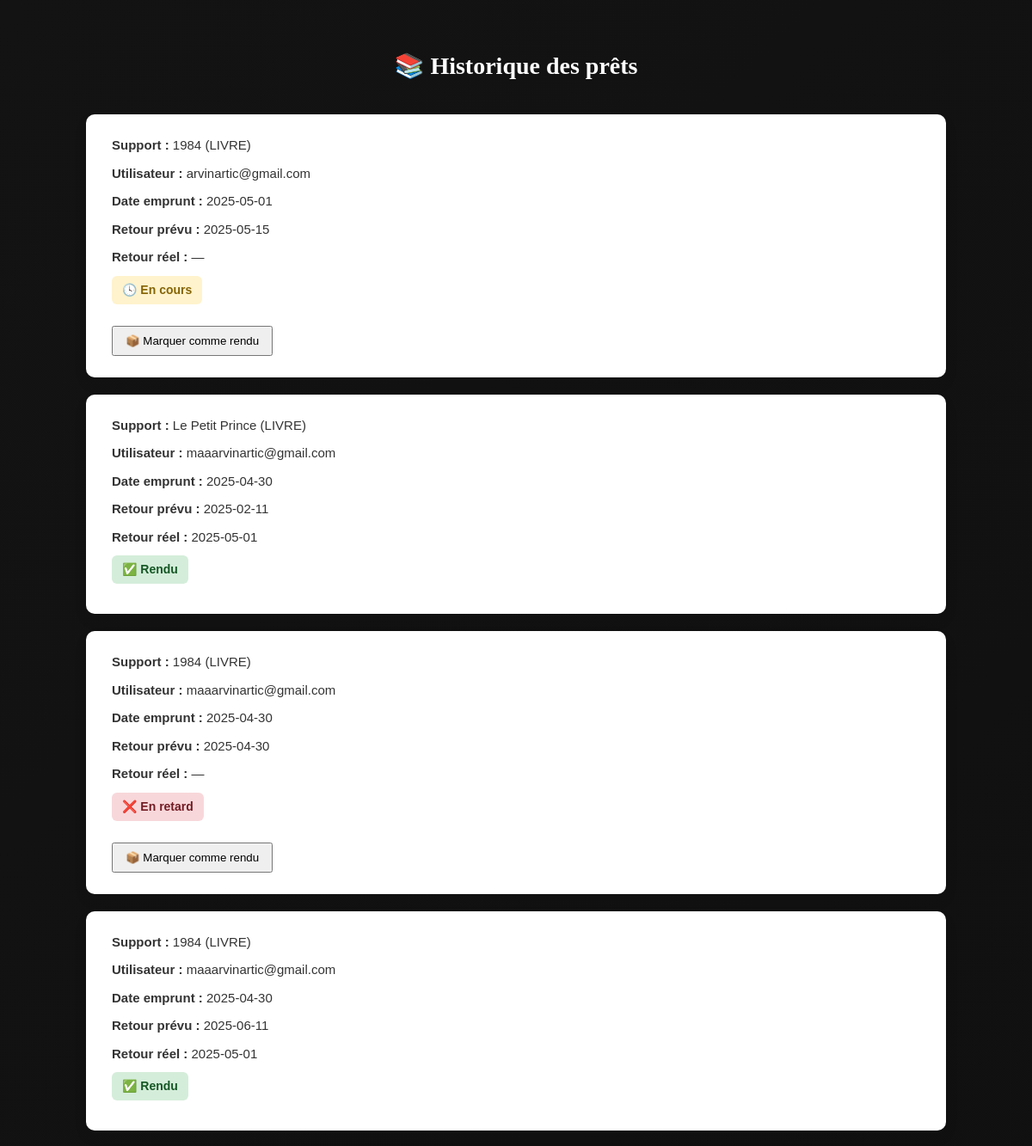
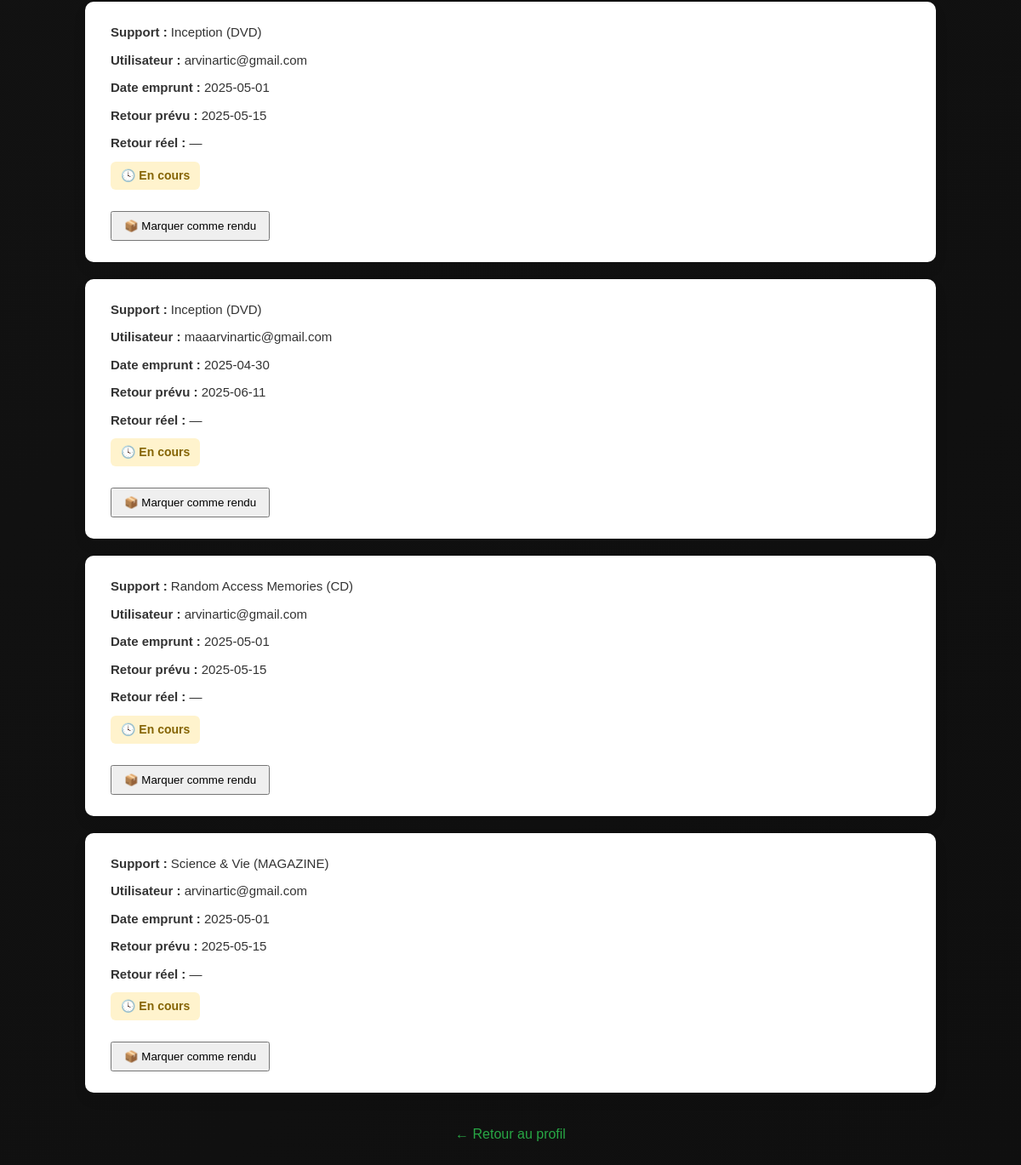
Page /prets/historique.php (signed in) on the committed database (2 pictures, top to bottom).
### tables this page shows
CREATE TABLE IF NOT EXISTS `prets` (
  `id` int NOT NULL AUTO_INCREMENT,
  `email_abonne` varchar(255) NOT NULL,
  `id_support` int NOT NULL,
  `date_emprunt` date NOT NULL,
  `date_retour_prevue` date NOT NULL,
  `date_retour_reelle` date DEFAULT NULL,
  `statut` enum('en cours','retard','rendu') DEFAULT 'en cours',
  `type_support` varchar(20) NOT NULL DEFAULT 'livre',
  PRIMARY KEY (`id`),
  KEY `id_livre` (`id_support`)
);

CREATE TABLE IF NOT EXISTS `livres` (
  `id` int NOT NULL AUTO_INCREMENT,
  `titre` varchar(255) NOT NULL,
  `auteur` varchar(255) NOT NULL,
  `categorie` varchar(100) DEFAULT NULL,
  `disponible` tinyint(1) DEFAULT '1',
  `image` varchar(255) DEFAULT NULL,
  `description` text,
  `imagee` varchar(255) DEFAULT NULL,
  PRIMARY KEY (`id`)
);

CREATE TABLE IF NOT EXISTS `utilisateurs` (
  `id` int NOT NULL AUTO_INCREMENT,
  `nom` varchar(100) NOT NULL,
  `prenom` varchar(100) NOT NULL,
  `email` varchar(100) NOT NULL,
  `mot_de_passe` varchar(255) NOT NULL,
  `role` enum('admin','client') DEFAULT 'client',
  `id_adherent` int DEFAULT NULL,
  PRIMARY KEY (`id`),
  UNIQUE KEY `email` (`email`),
  KEY `fk_user_adherent` (`id_adherent`)
);

CREATE TABLE IF NOT EXISTS `dvd` (
  `id` int NOT NULL AUTO_INCREMENT,
  `titre` varchar(255) NOT NULL,
  `realisateur` varchar(255) DEFAULT NULL,
  `annee` int DEFAULT NULL,
  `genre` varchar(100) DEFAULT NULL,
  `duree` int DEFAULT NULL,
  `image` varchar(255) DEFAULT NULL,
  PRIMARY KEY (`id`)
);

CREATE TABLE IF NOT EXISTS `cd` (
  `id` int NOT NULL AUTO_INCREMENT,
  `titre` varchar(255) NOT NULL,
  `artiste` varchar(255) DEFAULT NULL,
  `annee` int DEFAULT NULL,
  `genre` varchar(100) DEFAULT NULL,
  `duree` int DEFAULT NULL,
  `image` varchar(255) DEFAULT NULL,
  PRIMARY KEY (`id`)
);

CREATE TABLE IF NOT EXISTS `magazine` (
  `id` int NOT NULL AUTO_INCREMENT,
  `titre` varchar(255) NOT NULL,
  `numero` varchar(50) DEFAULT NULL,
  `date_publication` date DEFAULT NULL,
  `sujet` varchar(255) DEFAULT NULL,
  `image` varchar(255) DEFAULT NULL,
  PRIMARY KEY (`id`)
);

### prets/historique.php (the view, shortened to what this page needs)
<?php
require_once '../includes/db.php';
$today = date('Y-m-d');
$pdo->query("UPDATE prets SET statut = 'retard'
             WHERE statut = 'en cours' AND date_retour_prevue < '$today' AND date_retour_reelle IS NULL");
$prets = [];
$types = [
    'livre' => ['table' => 'livres', 'label' => '📘 Livre'],
    'dvd' => ['table' => 'dvd', 'label' => '📀 DVD'],
    'cd' => ['table' => 'cd', 'label' => '🎵 CD'],
    'magazine' => ['table' => 'magazine', 'label' => '📰 Magazine']
];
foreach ($types as $type => $info) {
    $stmt = $pdo->prepare("
        SELECT p.*, u.email, s.titre
        FROM prets p
        JOIN {$info['table']} s ON p.id_support = s.id
        JOIN utilisateurs u ON p.email_abonne = u.email
        WHERE p.type_support = ?
        ORDER BY p.date_emprunt DESC
    ");
    $stmt->execute([$type]);
    $prets = array_merge($prets, $stmt->fetchAll());
}
?>
<!DOCTYPE html>
<html lang="fr">
<head>
    <link rel="stylesheet" href="../css/historique.css">
</head>
<body>
<div class="container">
    <h1>📚 Historique des prêts</h1>
    <?php foreach ($prets as $pret):
        $statut = $pret['statut'];
        $class = $statut === 'rendu' ? 'rendu' : ($statut === 'retard' ? 'retard' : 'en-cours');
        $statut_label = $statut === 'rendu' ? '✅ Rendu' : ($statut === 'retard' ? '❌ En retard' : '🕓 En cours');
    ?>
    <div class="pret-card">
        <p><strong>Support :</strong> <?= htmlspecialchars($pret['titre']) ?> (<?= strtoupper($pret['type_support']) ?>)</p>
        <p><strong>Utilisateur :</strong> <?= htmlspecialchars($pret['email']) ?></p>
        <p><strong>Date emprunt :</strong> <?= $pret['date_emprunt'] ?></p>
        <p><strong>Retour prévu :</strong> <?= $pret['date_retour_prevue'] ?></p>
        <p><strong>Retour réel :</strong> <?= $pret['date_retour_reelle'] ?: '—' ?></p>
        <p class="statut <?= $class ?>"><?= $statut_label ?></p>
        <?php if (!$pret['date_retour_reelle']): ?>
            <form method="post" style="margin-top: 15px;">
                <button type="submit" class="action-btn" style="padding: 8px 14px;">📦 Marquer comme rendu</button>
            </form>
        <?php endif; ?>
    </div>
    <?php endforeach; ?>
    <a class="return" href="../profil.php">← Retour au profil</a>
</div>
</body>
</html>

### css/historique.css (style rules this page uses)
* { margin: 0; padding: 0; box-sizing: border-box; }
body { font-family: 'Poppins', sans-serif; background: linear-gradient(135deg, #131313, #0f0f0f); padding: 60px 20px; transition: background 0.3s ease, color 0.3s ease; color: #333; }
.container { max-width: 1000px; margin: auto; }
h1, h2, h3 { font-family: 'Playfair Display', serif; font-weight: 700; }
h1 { text-align: center; font-size: 28px; margin-bottom: 40px; color: #ffffff; }
.pret-card { background-color: #fff; border-radius: 10px; padding: 25px 30px; margin-bottom: 20px; box-shadow: 0 8px 18px rgba(0,0,0,0.05); animation: fadeIn 0.4s ease-in; }
.pret-card p { margin-bottom: 10px; font-size: 15px; line-height: 1.5; }
.pret-card .statut { font-weight: bold; padding: 6px 12px; display: inline-block; border-radius: 6px; font-size: 14px; }
.statut.rendu { background-color: #d4edda; color: #155724; }
.statut.en-cours { background-color: #fff3cd; color: #856404; }
.statut.retard { background-color: #f8d7da; color: #721c24; }
a.return { display: block; text-align: center; margin-top: 40px; color: #28a745; text-decoration: none; font-weight: 500; }

### rows in the picture
prets: livres.titre "1984", type_support "LIVRE", utilisateurs.email "arvinartic@gmail.com", date_emprunt "2025-05-01", date_retour_prevue "2025-05-15", date_retour_reelle "—", statut "🕓 En cours"
prets: livres.titre "Le Petit Prince", type_support "LIVRE", utilisateurs.email "maaarvinartic@gmail.com", date_emprunt "2025-04-30", date_retour_prevue "2025-02-11", date_retour_reelle "2025-05-01", statut "✅ Rendu"
prets: livres.titre "1984", type_support "LIVRE", utilisateurs.email "maaarvinartic@gmail.com", date_emprunt "2025-04-30", date_retour_prevue "2025-04-30", date_retour_reelle "—", statut "❌ En retard"
prets: livres.titre "1984", type_support "LIVRE", utilisateurs.email "maaarvinartic@gmail.com", date_emprunt "2025-04-30", date_retour_prevue "2025-06-11", date_retour_reelle "2025-05-01", statut "✅ Rendu"
prets: dvd.titre "Inception", type_support "DVD", utilisateurs.email "arvinartic@gmail.com", date_emprunt "2025-05-01", date_retour_prevue "2025-05-15", date_retour_reelle "—", statut "🕓 En cours"
prets: dvd.titre "Inception", type_support "DVD", utilisateurs.email "maaarvinartic@gmail.com", date_emprunt "2025-04-30", date_retour_prevue "2025-06-11", date_retour_reelle "—", statut "🕓 En cours"
prets: cd.titre "Random Access Memories", type_support "CD", utilisateurs.email "arvinartic@gmail.com", date_emprunt "2025-05-01", date_retour_prevue "2025-05-15", date_retour_reelle "—", statut "🕓 En cours"
prets: magazine.titre "Science & Vie", type_support "MAGAZINE", utilisateurs.email "arvinartic@gmail.com", date_emprunt "2025-05-01", date_retour_prevue "2025-05-15", date_retour_reelle "—", statut "🕓 En cours"
